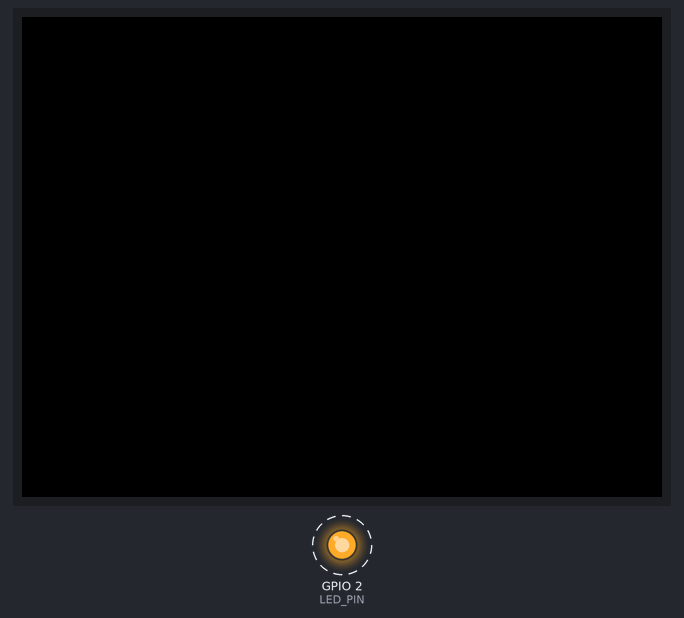
The sketch below on a simulated ESP32. Shown: 320×240 colour display, output pins drawn as LEDs (lit = HIGH). Dashed ring = blinking.

Above: at 0.25 s.
Timing chart, 0 to 3.1 s (numbered marks = the images above):
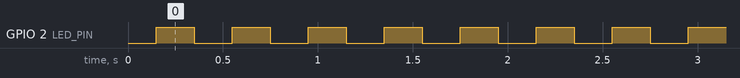

Measured:
- by itself, GPIO 2 (LED_PIN): alternates HIGH for 0.20 s and LOW for 0.20 s

The sketch:

LChika.ino
```cpp
#include <M5Stack.h>

#define LED_PIN 2

void setup() {
  M5.begin();
  pinMode(LED_PIN, OUTPUT);
}

void loop() {
  digitalWrite(LED_PIN, HIGH);
  delay(200);

  digitalWrite(LED_PIN, LOW);
  delay(200);
}
```
